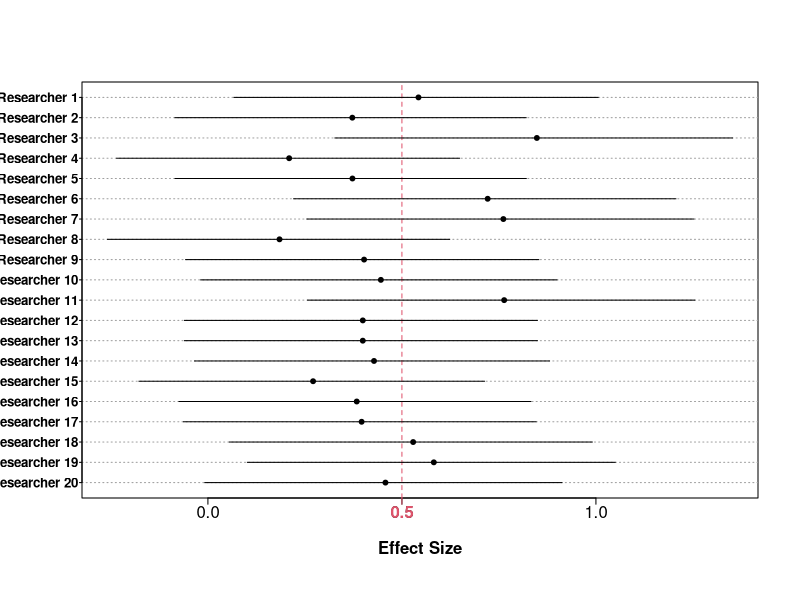
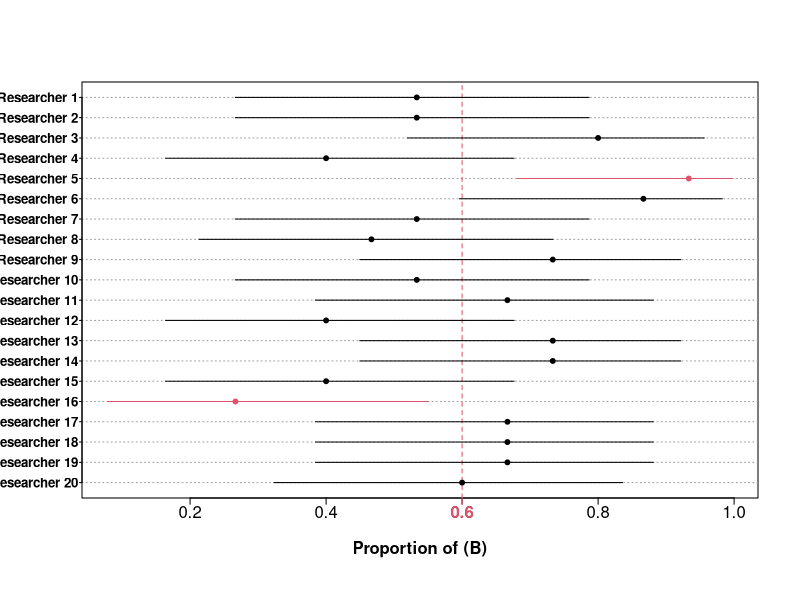

Here is the R script that generated these plots, in order:
#############################  
# CI Simulation for Cohen's d
#############################
d.CI.sim <- function(d, n1, n2 = NA, conf.level = .95, n.sim = 5, ylabel = FALSE){
  
CI.d <- function(da = d, n1a = n1, n2a = n2, conf.levela = conf.level){
  
alpha = (1 - conf.levela)/2
    N = ifelse(is.na(n2a), n1a, (n1a * n2a)/(n1a + n2a))
   df = ifelse(is.na(n2a), n1a - 1, (n1a + n2a) - 2)
 d.SE = 1/sqrt(N)  ;   t = da/d.SE
    
f <- function (ncp, alpha, q, df) {
    abs(suppressWarnings(pt(q = t, df = df, ncp, lower.tail = FALSE)) - alpha)
  }
    
a = lapply(14:ifelse(da!= 0, d*sqrt(N)+5, 30), function(x) c(-x, x))
    
CI = matrix(NA, length(a), 2)
    
for(i in 1:length(a)){
      
CI[i,] = sapply(c(alpha, 1-alpha),
function(x) optimize(f, interval = a[[i]], alpha = x, q = t, df = df, tol = 1e-12)[[1]]*d.SE)
  }  
    
CI[which.max(ave(1:nrow(CI), do.call(paste, round(data.frame(CI), 3)), FUN = seq_along)), ]
    
  }
    
fun <- function(db = d, n1b = n1, n2b = n2, conf.levelb = conf.level){ 
  
   N = ifelse(is.na(n2b), n1b, (n1b * n2b)/(n1b + n2b))
  df = ifelse(is.na(n2b), n1b - 1, (n1b + n2b) - 2)
d.SE = 1/sqrt(N)  ;   t = db/d.SE
    
  ds = rt(1, df, t)*d.SE
c(CI = CI.d(da = ds, n1a = n1, n2a = n2, conf.levela = conf.level), ds = ds)
  }
  
  sim <- t(replicate(n.sim, fun()))
  
  capture = sim[ ,1] <= d & d <= sim[ ,2]
  
  y = unlist(lapply(1:n.sim, function(x) c(x, x)))
  
  original.par = par(no.readonly = TRUE)
  on.exit(par(original.par))
  
  par(mgp = c(2, .2, 0), tck = -.015)  
  plot(sim[, 1:2], y, ty = "n", ylab = NA, yaxt = "n", xlab = "Effect Size", font.lab = 2)
  axis(1, at = d, col.axis = 2, col = 2, font = 2)
  abline(h = 1:n.sim, col = 8, lty = 3)
  if(ylabel) axis(2, at = 1:n.sim, labels = paste0("Researcher ", rev(1:n.sim)), font = 2, las = 1, cex.axis = .8, tck = -.006)
  abline(v = d, lty = 2, col = 2) 
  segments(sim[ ,1], 1:n.sim, sim[ ,2], 1:n.sim, lend = 1, col = ifelse(capture, 1, 2))
  points(sim[, 3], 1:n.sim, pch = 19, col = ifelse(capture, 1, 2), cex = ifelse(n.sim > 50, .6, .65))
  
  noquote(paste0("Coverage = ", mean(capture)*1e2, "%")) 
}
# Example of use:
d.CI.sim(d = .5, n1 = 20, n.sim = 20, ylabel = TRUE)

 
#############################  
# CI Simulation for binomial
#############################

CI.bi = function(n, p, n.sim, ylabel = FALSE){
  
fun <- function(){
    x = rbinom(1, size = n, prob = p)
   pe = x/n
   CI = binom.test(x, n, p)[[4]]
  c(L = CI[1], U = CI[2], pe = pe)
  }
  
  sim <- t(replicate(n.sim, fun()))
  capture = sim[ ,1] <= p & p <= sim[ ,2]
  
  y = unlist(lapply(1:n.sim, function(x) c(x, x)))
  
  original.par = par(no.readonly = TRUE)
  on.exit(par(original.par))
  
  par(mgp = c(2, .2, 0), tck = -.015)
  plot(sim[, 1:2], y, ty = "n", ylab = NA, yaxt = "n", xlab = "Proportion of (B)", font.lab = 2)
  
  abline(h = 1:n.sim, col = 8, lty = 3)
  abline(v = p, lty = 2, col = 2)
  segments(sim[ ,1], 1:n.sim, sim[ ,2], 1:n.sim, lend = 1, col = ifelse(capture, 1, 2))
  axis(1, at = p, col.axis = 2, col = 2, font = 2)
  if(ylabel) axis(2, at = 1:n.sim, labels = paste0("Researcher ", rev(1:n.sim)), font = 2, las = 1, cex.axis = .8, tck = -.006)
  points(sim[, 3], 1:n.sim, pch = 19, col = ifelse(capture, 1, 2), cex = ifelse(n.sim > 50, .6, .65))
  
  noquote(paste0("Coverage = ", mean(capture)*1e2, "%")) 
}
# Example of use:
CI.bi(n = 15, p = .6, n.sim = 20, ylabel = T)

